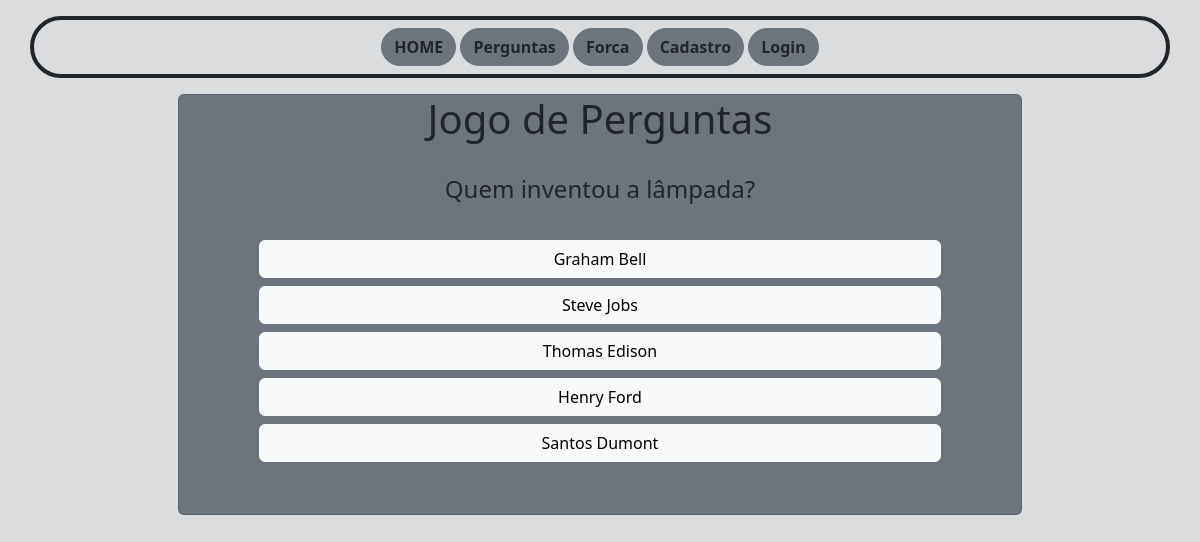
/perguntas/, run on an earlier commit of the app's database.
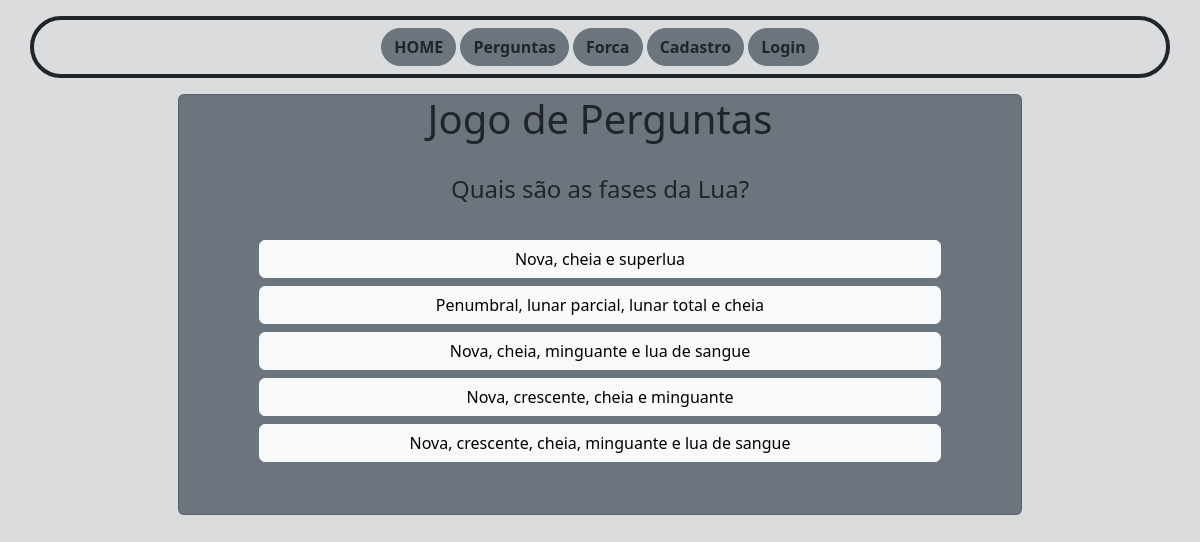
And on a later commit of the database.
### apps/perguntas/models.py (models this page shows, shortened)
class Pergunta(models.Model):
    pergunta = models.CharField(max_length=200)
    resposta = models.CharField(max_length=100)
    alternativa1 = models.CharField(max_length=100, blank=True)
    alternativa2 = models.CharField(max_length=100, blank=True)
    alternativa3 = models.CharField(max_length=100, blank=True)
    alternativa4 = models.CharField(max_length=100, blank=True)
    alternativa5 = models.CharField(max_length=100, blank=True)

### apps/perguntas/views.py (the view)
# urls.py: path( 'perguntas/', perguntas, name='perguntas'),
def perguntas(request):
    if request.method == 'GET':
        pergunta = Pergunta.objects.all().order_by('?')[0]
        request.session['lista_perguntas'] = []
        return render(request, 'perguntas.html', {'pergunta':pergunta})
    if request.method == 'POST':
        pid = int(request.POST['pid'])
        if pid in request.session['lista_perguntas']:
            perguntas = Pergunta.objects.all().order_by('?')
            for p in perguntas:
                print('PERGUNTAS GERADAS', p)
                if int(p.id) not in request.session['lista_perguntas']:
                    pergunta = p
                    break
        else:
            pergunta = Pergunta.objects.get(pk=pid)
        if len(request.session['lista_perguntas']) >= 10:
            request.session['lista_perguntas'].clear()
        request.session['lista_perguntas'].append(pergunta.id)
        contexto = {'pergunta':pergunta}
        if 'resposta' in request.POST:
            resposta_cliente = request.POST['resposta']
            pergunta_servidor = Pergunta.objects.get(pk=request.POST['pid'])
            if request.user.is_authenticated:
                nome_usuario = request.user
                print('RESQUET USER = ', nome_usuario)
                try:
                    user_ranking = Ranking.objects.get(pk=nome_usuario)
                    print('normal')
                except:
                    print('except')
                    user_ranking = Ranking(user=nome_usuario)
                print('PONTOS PERGUNTAS : ',user_ranking.pontos_pergunta,'\n')
                if resposta_cliente == pergunta_servidor.resposta:
                    contexto['confirmacao'] = 'correto'
                    user_ranking.pontos_pergunta += 1
                else:
                    contexto['confirmacao'] = 'errado'
                    user_ranking.pontos_pergunta -= 1
                user_ranking.save()
                request.session['pontos'] = user_ranking.pontos_pergunta
            else:
                print('USUARIO NÂO LOGADO')
                if resposta_cliente == pergunta_servidor.resposta:
                    contexto['confirmacao'] = 'correto'
                else:
                    contexto['confirmacao'] = 'errado'
            contexto['resposta_cliente'] = resposta_cliente
    return render(request, 'perguntas.html', contexto)

### templates/perguntas.html (shortened to what this page needs)
{% extends 'index.html' %}
{% block content %}
<div class="container mx-auto text-center  " style="width: 90%; height: 100%;">
    <div class="card text-center mx-auto bg-secondary" style="width: 80%;; height: 100%;">
        <h1 class="text-center">Jogo de Perguntas</h1>
        <br>
        <section>
            <div>
                <h4>{{ pergunta }}</h4>
                    <form action="{% url 'perguntas' %}" method="POST">
                        <div class="col-4 mx-auto" style="width: 90%;">
                            <br>
                            {% for a in pergunta.lista_alternativas %}
                                {% if confirmacao %}
                                    {% if a == pergunta.resposta and pergunta.resposta == resposta_cliente %}
                                        <button  class="btn btn-success m-1 mx-auto" style="width: 90%;" type="submit" >{{ a }}</button>
                                    {% else %}
                                        {% if a == resposta_cliente and a != pergunta.resposta %}
                                            <button  class="btn btn-danger m-1 mx-auto" style="width: 90%;" type="submit" value="{{ a }}" name="resposta">{{ a }}</button>
                                        {% else %}
                                            {% if a == pergunta.resposta %}
                                                <button  class="btn btn-success m-1 mx-auto" style="width: 90%;" type="submit" value="{{ a }}" name="resposta">{{ a }}</button>
                                            {% else %}
                                                <button disabled class="btn btn-light m-1 mx-auto" style="width: 90%;" type="submit" value="{{ a }}" name="resposta">{{ a }}</button>
                                            {% endif %}
                                        {% endif %}
                                    {% endif %}
                                {% else %}
                                    <button class="btn btn-light m-1 mx-auto" style="width: 90%;" type="submit" value="{{ a }}" name="resposta">{{ a }}</button>
                                {% endif %}
                            {% endfor %}
                        </div>
                    </form>
            </div>
        </section>
        <br>
        <br>
    </div>
</div>
{% endblock %}

### templates/index.html (shortened to what this page needs)
{% load static %}
<!DOCTYPE HTML>
    <html>
        <head>
            <link rel="stylesheet" href="{% static 'bootstrap.css' %}">
        </head>
        <body class="bg-secondary bg-opacity-25">
            <header class="text-center">
                <nav class="container mx-auto text-center border border-dark border-4 rounded-pill p-2 m-3">
                    <a class="btn btn-secondary text-dark fs-6 fw-bold rounded-pill" href="{% url 'index' %}">HOME</a>
                    <a class="btn btn-secondary text-dark fs-6 fw-bold text-dark rounded-pill" href="{% url 'perguntas' %}">Perguntas</a>
                    <a class="btn btn-secondary text-dark fs-6 fw-bold text-dark rounded-pill" href="{% url 'forca' %}">Forca</a>
                    {% if user.is_authenticated %}
                    <a class="btn btn-secondary text-dark fs-6 fw-bold text-dark rounded-pill" href="{% url 'logout' %}">Logout</a>
                    {% else %}
                    <a class="btn btn-secondary text-dark fs-6 fw-bold text-dark rounded-pill" href="{% url 'cadastro' %}">Cadastro</a>
                    <a class="btn btn-secondary text-dark fs-6 fw-bold text-dark rounded-pill" href="{% url 'login' %}">Login</a>
                    {% endif %}
                </nav>
            </header>
            {% block content %}{% endblock %}
        </body>
</html>

What changed in the data, as far as the page shows it:
removed Pergunta: pergunta "Quem inventou a lâmpada?", lista_alternativas "Graham Bell" "Steve Jobs" "Thomas Edison" "Henry Ford" "Santos Dumont"
added Pergunta: pergunta "Quais são as fases da Lua?", lista_alternativas "Nova, cheia e superlua" "Penumbral, lunar parcial, lunar total e cheia" "Nova, cheia, minguante e lua de sangue" "Nova, crescente, cheia e minguante" "Nova, crescente, cheia, minguante e lua de sangue"
